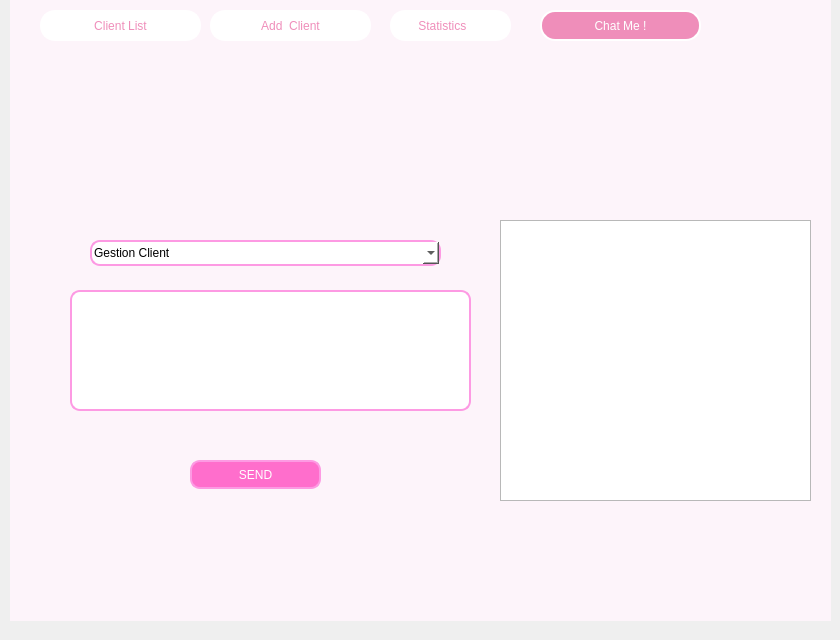
    <widget class="QWidget" name="page_17">
     <widget class="QPushButton" name="pushButtonSend3">
      <property name="geometry">
       <rect>
        <x>190</x>
        <y>460</y>
        <width>131</width>
        <height>29</height>
       </rect>
      </property>
      <property name="styleSheet">
       <string notr="true">border: 2px solid #EF8EBA; /* Bordure rose */
border-color: rgb(253, 154, 227);
    border-radius: 10px; /* Coins arrondis */
    padding: 2px;
background-color: rgb(255, 110, 204);
color: rgb(255, 255, 255);</string>
      </property>
      <property name="text">
       <string>SEND</string>
      </property>
     </widget>
     <widget class="QLabel" name="label_90">
      <property name="geometry">
       <rect>
        <x>10</x>
        <y>-10</y>
        <width>821</width>
        <height>631</height>
       </rect>
      </property>
      <property name="styleSheet">
       <string notr="true">alternate-background-color: rgb(250, 208, 237);
background-color: rgb(253, 244, 250);</string>
      </property>
      <property name="text">
       <string/>
      </property>
     </widget>
     <widget class="QLineEdit" name="lineEditMessage3">
      <property name="geometry">
       <rect>
        <x>70</x>
        <y>290</y>
        <width>401</width>
        <height>121</height>
       </rect>
      </property>
      <property name="styleSheet">
       <string notr="true">border: 2px solid #EF8EBA; /* Bordure rose */
border-color: rgb(253, 154, 227);
    border-radius: 10px; /* Coins arrondis */
    padding: 2px;
background-color: rgb(255, 255, 255);</string>
      </property>
     </widget>
     <widget class="QPushButton" name="pushButton_65">
      <property name="geometry">
       <rect>
        <x>210</x>
        <y>10</y>
        <width>161</width>
        <height>31</height>
       </rect>
      </property>
      <property name="styleSheet">
       <string notr="true">QPushButton {
	font: 10pt &quot;Segoe UI&quot;;
	background-color: white;
    width: 10px;
    color: #EF8EBA;
    border: 2px solid white;
    border-radius: 15px;
}</string>
      </property>
      <property name="text">
       <string>Add  Client</string>
      </property>
     </widget>
     <widget class="QLabel" name="label_91">
      <property name="geometry">
       <rect>
        <x>390</x>
        <y>10</y>
        <width>121</width>
        <height>31</height>
       </rect>
      </property>
      <property name="styleSheet">
       <string notr="true">QFrame {
	font: 10pt &quot;Segoe UI&quot;;
	background-color: white;
    width: 10px;
    border: 2px solid white;
    border-radius: 15px;
}
QLabel{
	color: #EF8EBA;
}</string>
      </property>
      <property name="text">
       <string>       Statistics</string>
      </property>
     </widget>
     <widget class="QListWidget" name="listWidgetMessages3">
      <property name="geometry">
       <rect>
        <x>500</x>
        <y>220</y>
        <width>311</width>
        <height>281</height>
       </rect>
      </property>
     </widget>
     <widget class="QLabel" name="label_92">
      <property name="geometry">
       <rect>
        <x>120</x>
        <y>60</y>
        <width>91</width>
        <height>91</height>
       </rect>
      </property>
      <property name="text">
       <string/>
      </property>
      <property name="pixmap">
       <pixmap>../../Downloads/logo.png</pixmap>
      </property>
      <property name="scaledContents">
       <bool>true</bool>
      </property>
     </widget>
     <widget class="QLabel" name="label_93">
      <property name="geometry">
       <rect>
        <x>280</x>
        <y>80</y>
        <width>261</width>
        <height>101</height>
       </rect>
      </property>
      <property name="text">
       <string/>
      </property>
      <property name="pixmap">
       <pixmap>../../Downloads/Chat-Me-13-11-2024.png</pixmap>
      </property>
      <property name="scaledContents">
       <bool>true</bool>
      </property>
     </widget>
     <widget class="QPushButton" name="pushButton_66">
      <property name="geometry">
       <rect>
        <x>540</x>
        <y>10</y>
        <width>161</width>
        <height>31</height>
       </rect>
      </property>
      <property name="styleSheet">
       <string notr="true">QPushButton {
	font: 10pt &quot;Segoe UI&quot;;
	background-color: #EF8EBA;
    width: 10px;
    color: white; /* Texte blanc */
    border: 2px solid white;
    border-radius: 15px;
}</string>
      </property>
      <property name="text">
       <string>Chat Me !</string>
      </property>
     </widget>
     <widget class="QComboBox" name="comboBoxUser3">
      <property name="geometry">
       <rect>
        <x>90</x>
        <y>240</y>
        <width>351</width>
        <height>26</height>
       </rect>
      </property>
      <property name="styleSheet">
       <string notr="true">border: 2px solid #EF8EBA; /* Bordure rose */
border-color: rgb(253, 154, 227);
    border-radius: 10px; /* Coins arrondis */
    padding: 2px;
background-color: rgb(255, 255, 255);</string>
      </property>
      <item>
       <property name="text">
        <string>Gestion Client</string>
       </property>
      </item>
      <item>
       <property name="text">
        <string>Gestion Employee</string>
       </property>
      </item>
     </widget>
     <widget class="QPushButton" name="pushButton_67">
      <property name="geometry">
       <rect>
        <x>40</x>
        <y>10</y>
        <width>161</width>
        <height>31</height>
       </rect>
      </property>
      <property name="styleSheet">
       <string notr="true">QPushButton {
	font: 10pt &quot;Segoe UI&quot;;
	background-color: white;
    width: 10px;
    color: #EF8EBA;
    border: 2px solid white;
    border-radius: 15px;
}</string>
      </property>
      <property name="text">
       <string>Client List</string>
      </property>
     </widget>
     <zorder>label_90</zorder>
     <zorder>pushButtonSend3</zorder>
     <zorder>lineEditMessage3</zorder>
     <zorder>pushButton_65</zorder>
     <zorder>label_91</zorder>
     <zorder>listWidgetMessages3</zorder>
     <zorder>label_92</zorder>
     <zorder>label_93</zorder>
     <zorder>pushButton_66</zorder>
     <zorder>comboBoxUser3</zorder>
     <zorder>pushButton_67</zorder>
    </widget>
